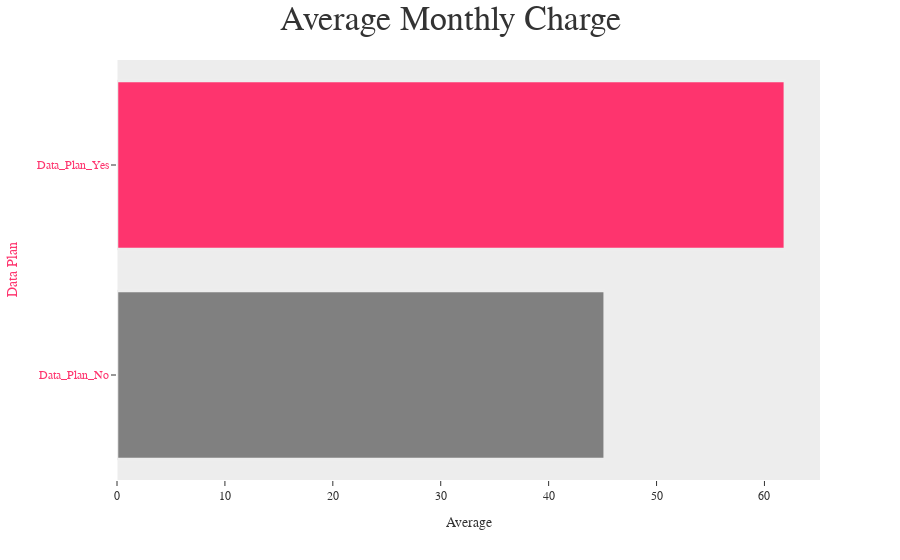

Write notebook code for a chart like this one.
### Code cell
# create bar plot
fig=px.bar(data,x=monthly_charge_avg['MonthlyCharge'],y=monthly_charge_avg.index,color=monthly_charge_avg['MonthlyCharge'],orientation='h',template="ggplot2")



# custom color
colors = ['gray','#fe346e']

# custom layout
fig.update_layout(title=" Average Monthly Charge", 
                  font_family="San Serif",titlefont={'size': 34},
                  yaxis=dict(title='Data Plan',tickmode='array',ticktext=['Data_Plan_No', 'Data_Plan_Yes'],tickvals=[0, 1],color='#fe346e'),
                  xaxis=dict(title='Average'))

# custom traces
fig.update_traces(marker_color=colors, marker_line_color=None,
                  marker_line_width=2.5, opacity=None)

# remove grids on plot
fig.update_xaxes(showgrid=False)
fig.update_yaxes(showgrid=False)

fig.show()

### Figure 1 — Plotly figure (JSON) as saved in the notebook; plotly's stock layout.template omitted (floating-point values rounded to 4 significant figures)
{"data": [{"alignmentgroup": "True", "hovertemplate": "x=%{x}<br>y=%{y}<br>color=%{marker.color}<extra></extra>", "legendgroup": "", "marker": {"color": ["gray", "#fe346e"], "coloraxis": "coloraxis", "line": {"width": 2.5}, "pattern": {"shape": ""}}, "name": "", "offsetgroup": "", "orientation": "h", "showlegend": false, "textposition": "auto", "type": "bar", "x": [45.19, 61.89], "xaxis": "x", "y": ["No", "Yes"], "yaxis": "y"}], "layout": {"barmode": "relative", "coloraxis": {"colorbar": {"title": {"text": "color"}}, "colorscale": [[0, "rgb(20,44,66)"], [1, "rgb(90,179,244)"]]}, "font": {"family": "San Serif"}, "legend": {"tracegroupgap": 0}, "margin": {"t": 60}, "title": {"font": {"size": 34}, "text": " Average Monthly Charge"}, "xaxis": {"anchor": "y", "domain": [0, 1], "showgrid": false, "title": {"text": "Average"}}, "yaxis": {"anchor": "x", "color": "#fe346e", "domain": [0, 1], "showgrid": false, "tickmode": "array", "ticktext": ["Data_Plan_No", "Data_Plan_Yes"], "tickvals": [0, 1], "title": {"text": "Data Plan"}}}}
